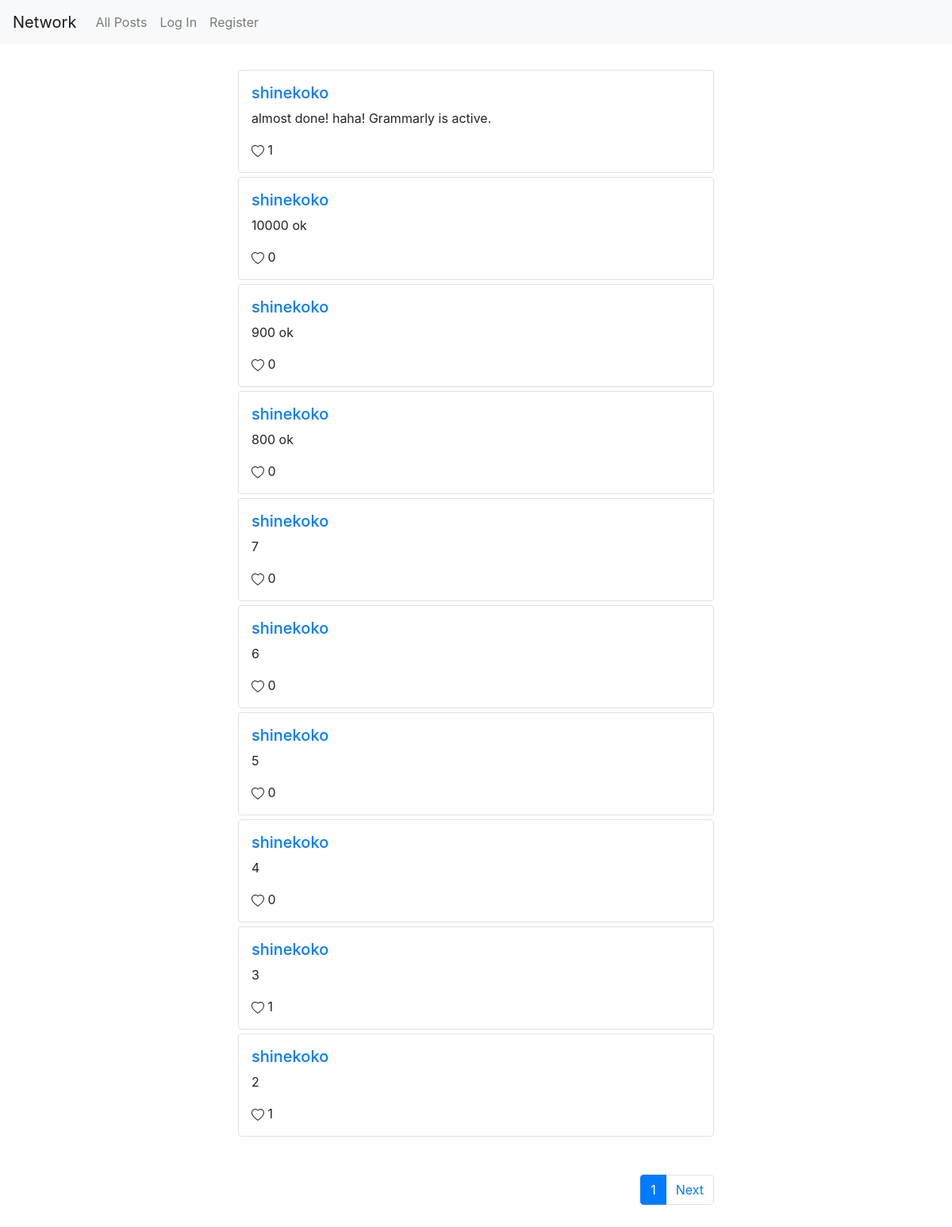
The app's page /, older data.
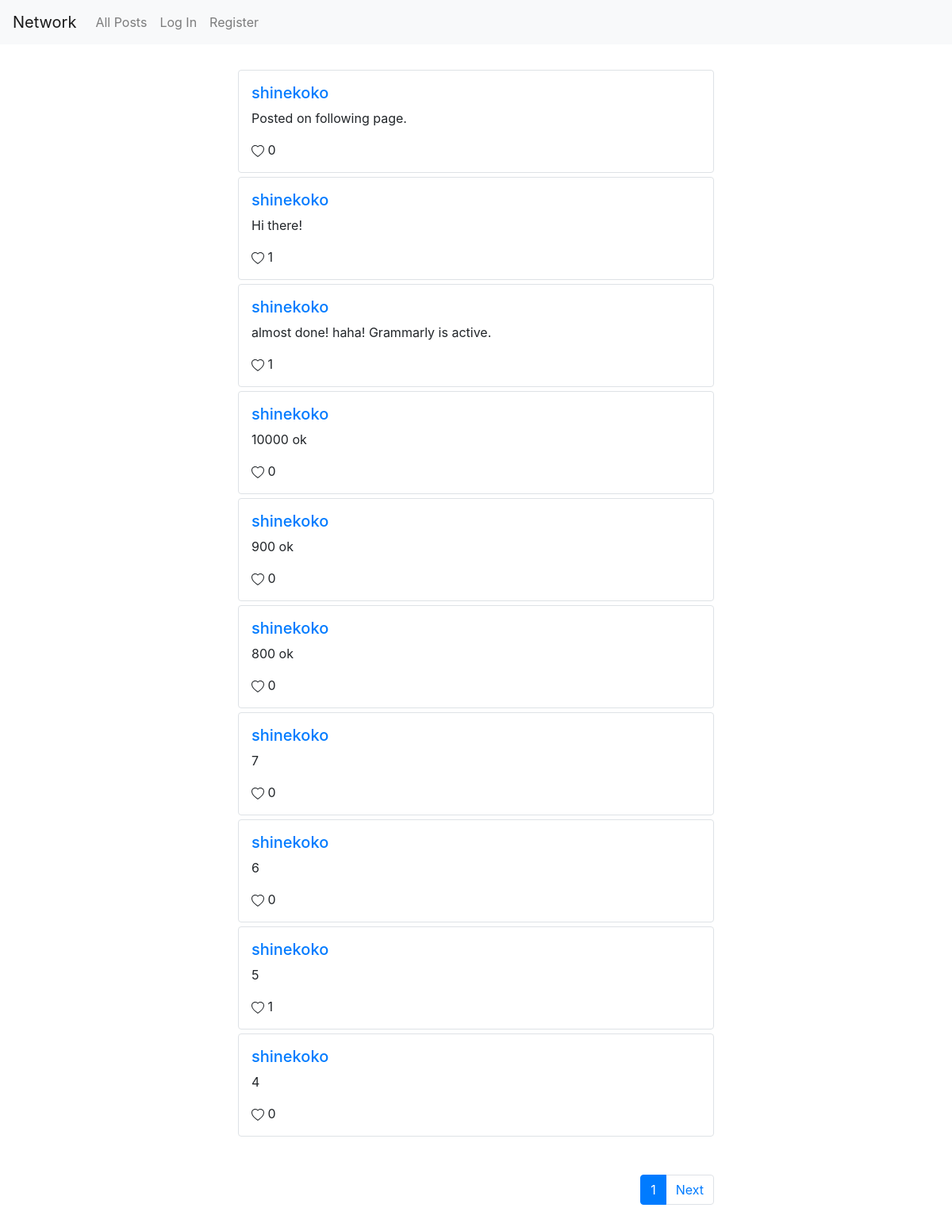
The same page, newer data.
### network/models.py (models this page shows, shortened)
class Post(models.Model):
    post_user = models.ForeignKey(settings.AUTH_USER_MODEL,
                                  on_delete=models.CASCADE,
                                  related_name='user_posts')
    date_posted = models.DateTimeField(null=False, auto_now_add=True)
    content = models.TextField(null=False, blank=False)
    @property
    def liked(self):
        return [like.liked_user for like in self.liked_users.all()]

class User(AbstractUser):
    pass

class Like(models.Model):
    liked_user = models.ForeignKey(settings.AUTH_USER_MODEL,
                                   on_delete=models.CASCADE,
                                   related_name='liked_posts')
    liked_post = models.ForeignKey(Post,
                                   on_delete=models.CASCADE,
                                   related_name='liked_users')

### network/views.py (the view)
# urls.py: path("", views.index, name="index"),
def index(request):
    posts = Post.objects.order_by('date_posted').reverse()
    p = Paginator(posts, 10)
    page_number = request.GET.get('page')
    page_obj = p.get_page(page_number)
    return render(request, "network/index.html", {
        'page_obj' : page_obj,
        'following': False
    })

### network/templates/network/index.html (shortened to what this page needs)
{% extends "network/layout.html" %}
{% load static %}
{% block body %}
    <section id="main_page">
        {% for post in page_obj.object_list %}
        <div class="container border rounded post">
            <div class="username"><h5><a href="{% url 'profile' post.post_user.id %}">{{ post.post_user.username }}</a></h5></div>
            <div class="content" id="post-{{ post.id }}"><p id="content-{{ post.id }}">{{ post.content }}</p></div>
            <div class="like">
            {% if user not in post.liked %}
              <svg id="like-icon-{{ post.id }}" onclick="like_post({{ post.id }})" width="1em" height="1em" viewBox="0 0 16 16" class="bi bi-heart" fill="currentColor" xmlns="http://www.w3.org/2000/svg">
                <path fill-rule="evenodd" d="M8 2.748l-.717-.737C5.6.281 2.514.878 1.4 3.053c-.523 1.023-.641 2.5.314 4.385.92 1.815 2.834
                3.989 6.286 6.357 3.452-2.368 5.365-4.542 6.286-6.357.955-1.886.838-3.362.314-4.385C13.486.878 10.4.28 8.717 2.01L8 2.748zM8
                15C-7.333 4.868 3.279-3.04 7.824 1.143c.06.055.119.112.176.171a3.12 3.12 0 0 1 .176-.17C12.72-3.042 23.333 4.867 8 15z"/>
              </svg>
              <span id="post-{{ post.id }}-like" class="like-count">{{ post.liked_users.all|length }}</span>
            {% endif %}
            </div>
        </div>
        {% endfor %}
    </section>
    <div class="paginator text-right container">
      <nav aria-label="paginator">
        <ul class="pagination">
          <li class="page-item active" aria-current="page">
            <a class="page-link" href="#">{{ page_obj.number }}<span class="sr-only">(current)</span></a>
          </li>
        {% if page_obj.has_next %}
          <li class="page-item">
            <a class="page-link" href="?page={{ page_obj.next_page_number }}">Next</a>
          </li>
        {% endif %}
        </ul>
      </nav>
    </div>
{% endblock %}

Row changes from the older to the newer data that the page shows:
no longer on this page (row unchanged): Post: post_user.username "shinekoko", content "3", liked_users.all|length "1"
no longer on this page (row unchanged): Post: post_user.username "shinekoko", content "2", liked_users.all|length "1"
added Post: post_user.username "shinekoko", content "Posted on following page.", liked_users.all|length "0"
added Post: post_user.username "shinekoko", content "Hi there!", liked_users.all|length "1"
computed for Post (number 9 of 10 on the later page): liked_users.all|length "0" → "1"
